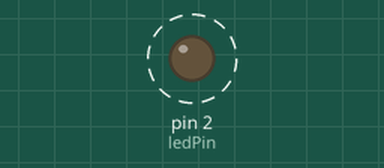
Bench run of a sketch on a simulated Arduino Uno, built with avr-gcc and run on an emulated ATmega328P. Shown: output pins drawn as LEDs (lit = HIGH). Dashed ring = blinking.

Above: at 0.5 s.
Timing chart, 0 to 4.6 s (numbered marks = the images above):
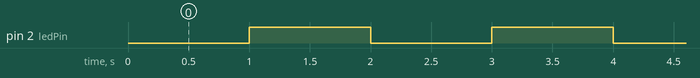

The sketch:

BlinkingExternalLEDusingmillis.ino
```cpp
int ledPin = 2;
unsigned long prevTime = 0;
const unsigned long interval = 1000; // so the LED blinks once in 1 second
void setup() {
  // put your setup code here, to run once:
  pinMode(ledPin,  OUTPUT);
}

void loop() {
  // put your main code here, to run repeatedly:
  unsigned long currentTime = millis();

  if (currentTime-prevTime >= interval){
    prevTime = currentTime;
    digitalWrite(ledPin, !digitalRead(ledPin));
    /*this !digitalRead(ledPin) gives ledPin the opposite state of ledPin.
    //so if the ledPin actually is in LOW state then it gives the ledPin to be HIGH and vice versa*/
  }
}
```

Measured:
- by itself, pin 2 (ledPin): alternates HIGH for 1.0 s and LOW for 1.0 s
